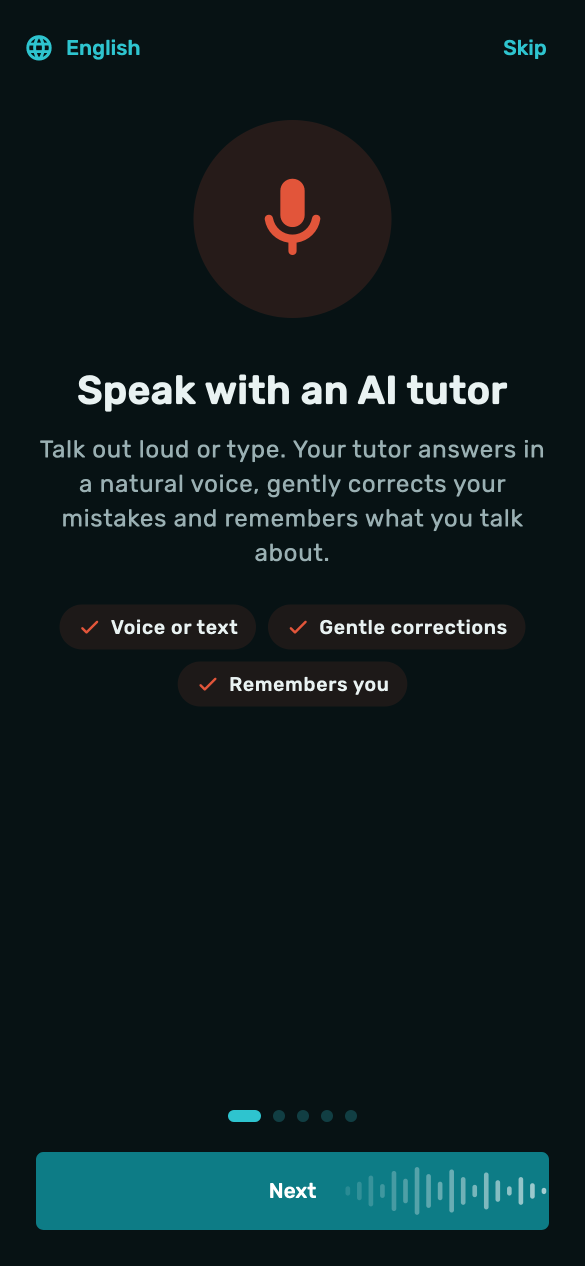
#> input picture riovox-landing/assets-src/screenshots/onboarding-dark-1.png, 1170 x 2532 px (shown at 1/2 size); its folder holds 5 pictures in this run
$ python build-media.py
#> lines starting #> are read from the running program, lines starting #| are printed output that depends on the picture
#!/usr/bin/env python3
"""Rebuild the landing page media from real app screenshots.

Input:  assets-src/screenshots/onboarding-{light,dark}-{1..5}.png (1170x2532,
        rendered from the Flutter app — see README "Updating screenshots").
Output: public/media/app/*.webp, public/media/onboarding-tour-*.{webp,gif},
        public/media/og-image.png.   Needs Pillow:  pip install pillow
"""
import glob
import os

from PIL import Image, ImageDraw, ImageFilter, ImageFont

ROOT = os.path.dirname(os.path.dirname(os.path.abspath(__file__)))
SRC = os.path.join(ROOT, 'assets-src', 'screenshots')
OUT = os.path.join(ROOT, 'public', 'media')
FONTS = os.path.join(ROOT, '..', 'riovox-app', 'assets', 'fonts')


def stills():
    os.makedirs(os.path.join(OUT, 'app'), exist_ok=True)
    for path in sorted(glob.glob(os.path.join(SRC, 'onboarding-*.png'))):
        im = Image.open(path).convert('RGB').resize((585, 1266), Image.LANCZOS)
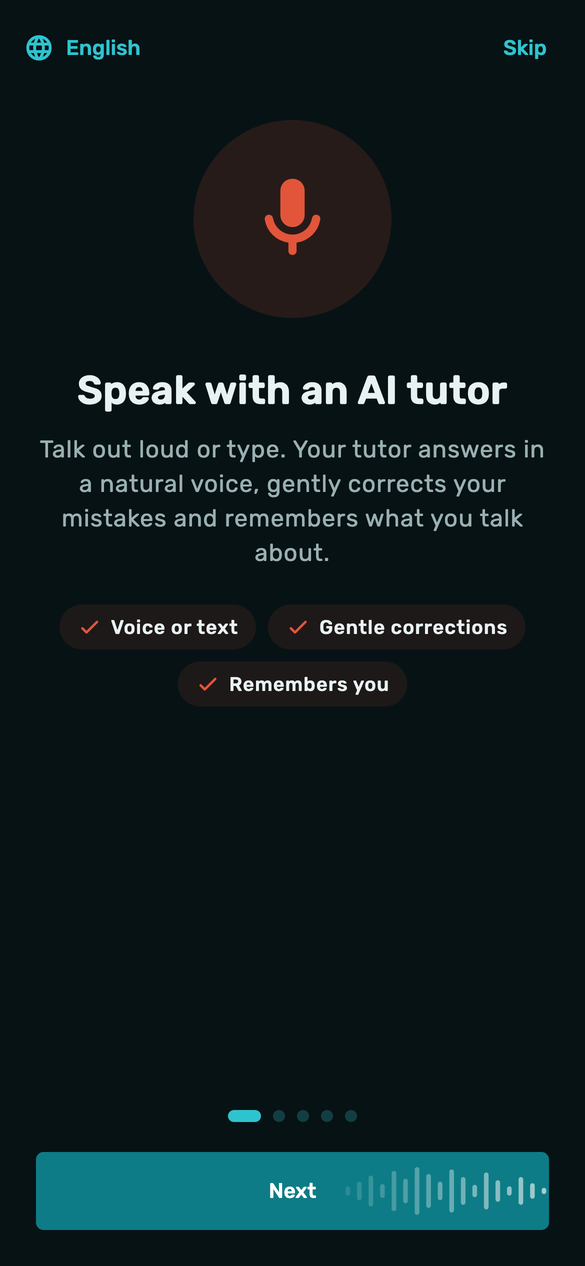
#> im: PIL image 585x1266 RGB; mean R, G, B 14.4, 29.3, 31.4
        name = os.path.basename(path).replace('.png', '.webp')
        im.save(os.path.join(OUT, 'app', name), 'WEBP', quality=82, method=6)
#> pass 2 of the loop in stills, `for path in sorted(glob.glob(os.path.join(SRC, 'onboarding-*.png'))):`:
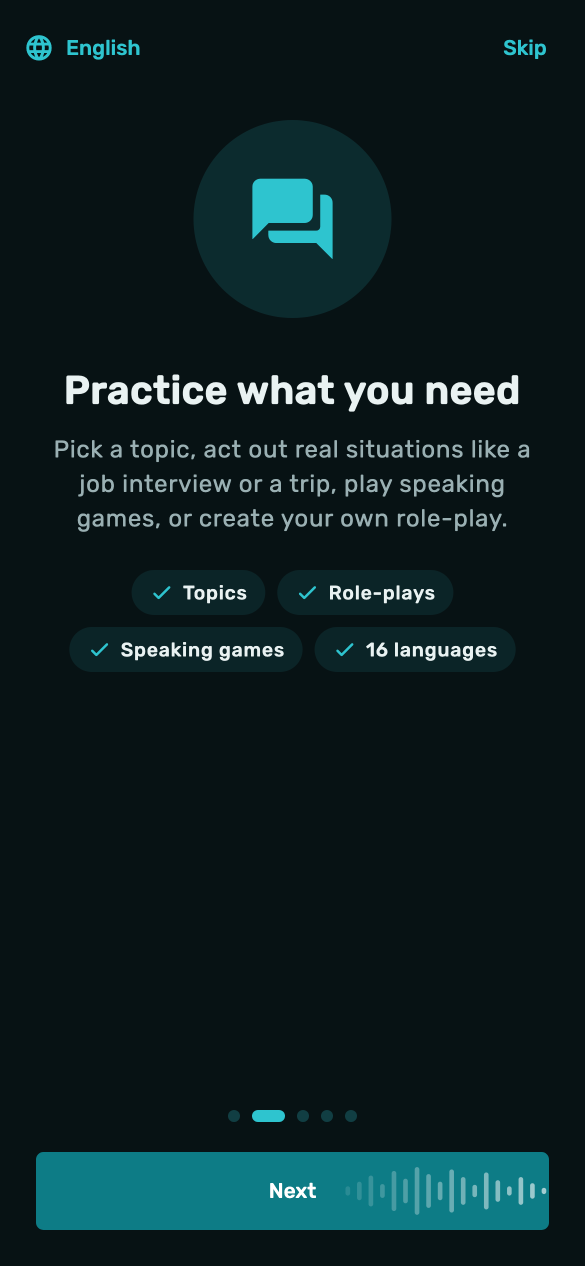
#> input picture riovox-landing/assets-src/screenshots/onboarding-dark-2.png, 1170 x 2532 px (shown at 1/2 size)
#> in stills, `im = Image.open(path).convert('RGB').resize((585, 1266), Image.LANCZOS)`:
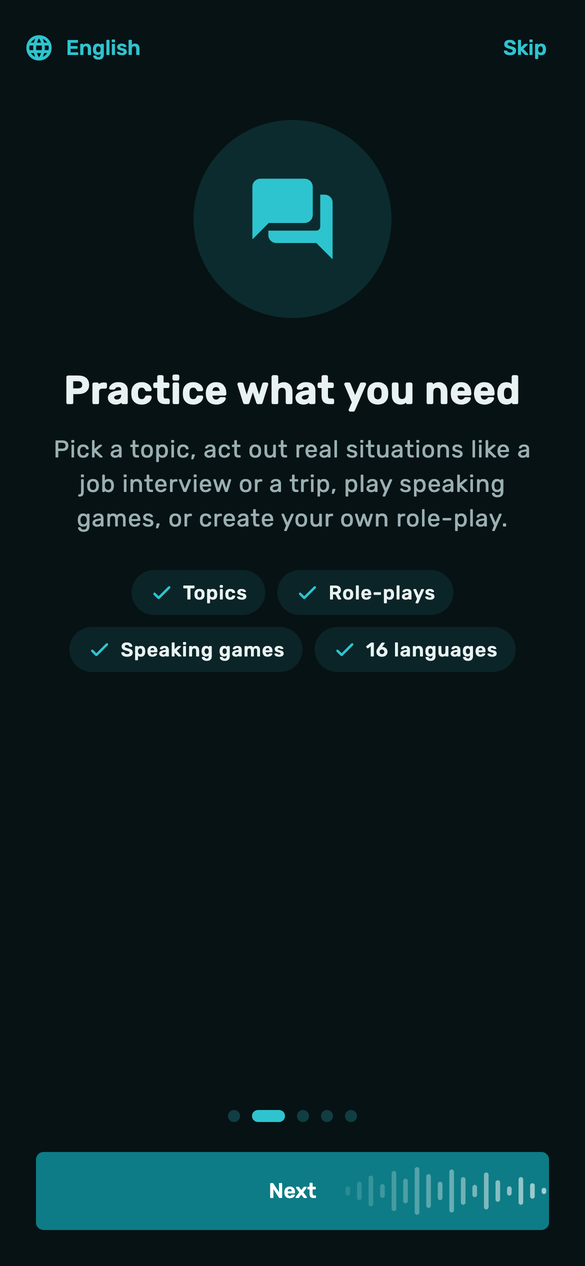
#> im: PIL image 585x1266 RGB; mean R, G, B 12.4, 31.1, 33.7
#> pass 3 of the loop in stills, `for path in sorted(glob.glob(os.path.join(SRC, 'onboarding-*.png'))):`:
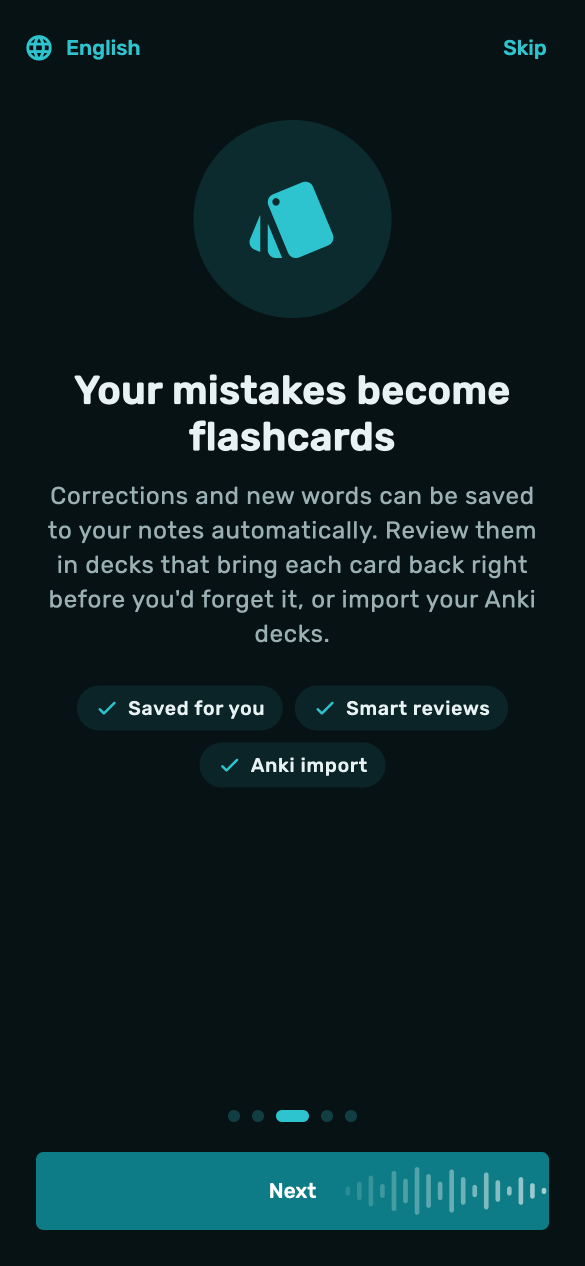
#> input picture riovox-landing/assets-src/screenshots/onboarding-dark-3.png, 1170 x 2532 px (shown at 1/2 size)
#> in stills, `im = Image.open(path).convert('RGB').resize((585, 1266), Image.LANCZOS)`:
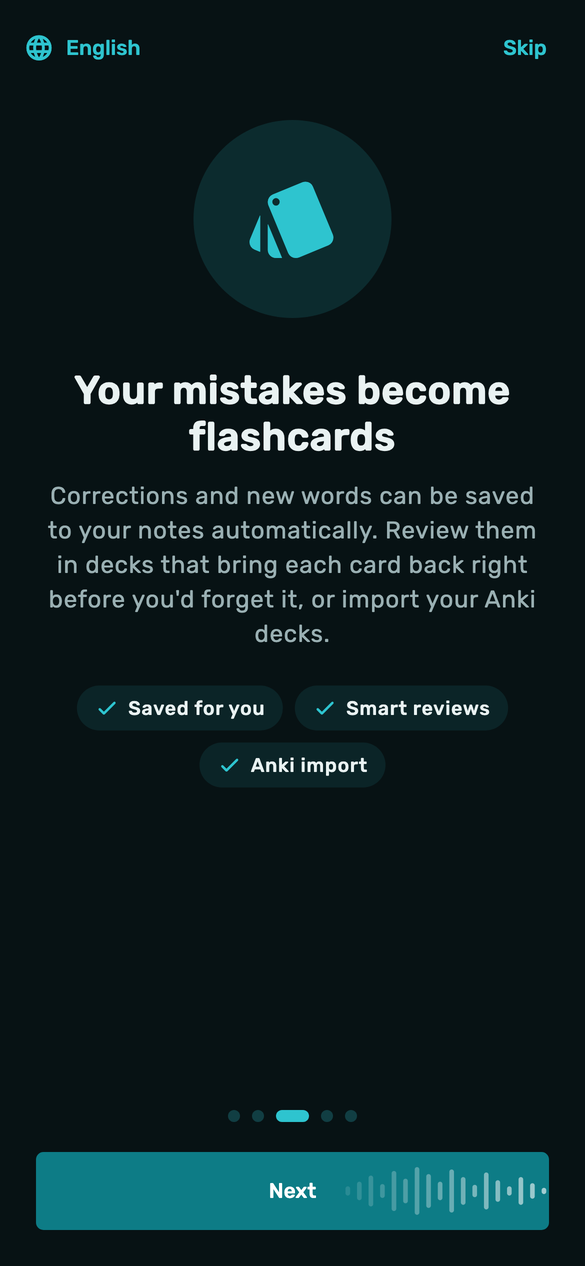
#> im: PIL image 585x1266 RGB; mean R, G, B 13.8, 32.4, 34.9
#> the loop made 5 passes; the first 3 are shown


def tour(theme, width, fmt):
    pages = [
#> (the run stopped early here; a loop or call above may not have finished)
